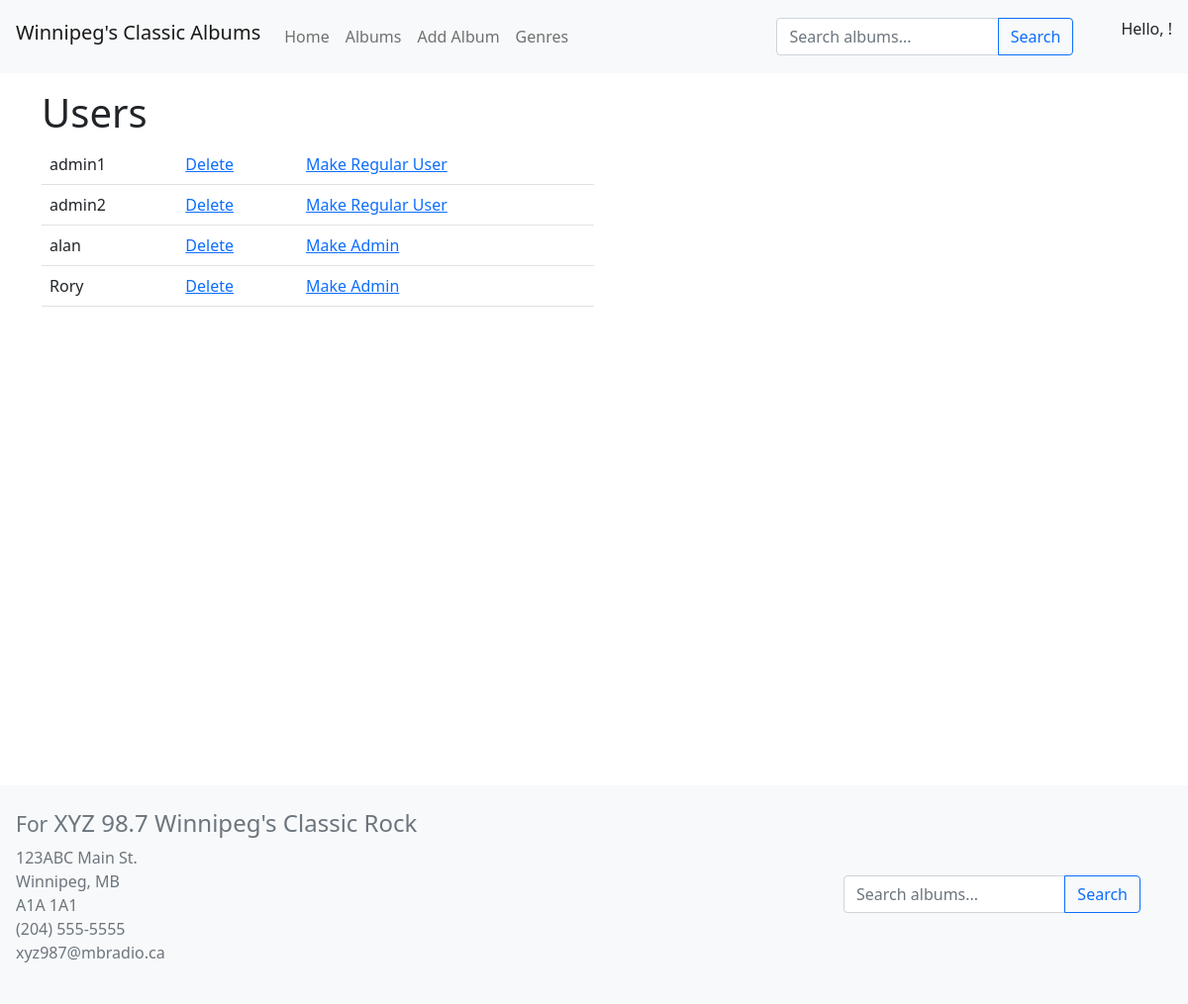
The page /users.php (signed in) on the database its author committed.
### tables this page shows
CREATE TABLE `users` (
  `userID` int(11) NOT NULL,
  `name` varchar(50) NOT NULL,
  `password` varchar(255) NOT NULL,
  `admin` tinyint(1) NOT NULL DEFAULT 0
);

### users.php (the view, shortened to what this page needs)
<?php
    require('db_connect.php');
    $query = "SELECT * FROM users ORDER BY admin DESC, name";
    $statement = $db->prepare($query);
    $statement->execute();
    $users = $statement->fetchAll();
?>
<!DOCTYPE html>
<html lang="en">
<head>
    <link href="https://cdn.jsdelivr.net/npm/bootstrap@5.1.3/dist/css/bootstrap.min.css" rel="stylesheet">
    <link rel="stylesheet" type="text/css" href="style.css">
</head>
<body>
    <?php include('header.php'); ?>
    <div class="container">
        <h1 class="pt-3">Users</h1>
        <table class="table table-hover w-50">
            <?php foreach($users as $user): ?>
                <tr>
                    <td><?= $user['name'] ?></td>
                    <?php if($user['userID'] != $_SESSION['user']): ?>
                        <td><a href="?toDelete=<?= $user['userID'] ?>">Delete</a></td>
                        <?php if($user['admin']): ?>
                            <td><a href="?demote=<?= $user['userID'] ?>">Make Regular User</a></td>
                        <?php else: ?>
                            <td><a href="?promote=<?= $user['userID'] ?>">Make Admin</a></td>
                        <?php endif ?>
                    <?php else: ?>
                        <td></td>
                        <td></td>
                    <?php endif ?>
                </tr>
            <?php endforeach ?>
        </table>
    </div>
    <?php include('footer.php'); ?>
</body>
</html>

### style.css (style rules this page uses)
html, body { height: 100%; }
.container { min-height: 90%; }

### rows shown on the page
users: name "admin1"
users: name "admin2"
users: name "alan"
users: name "Rory"
